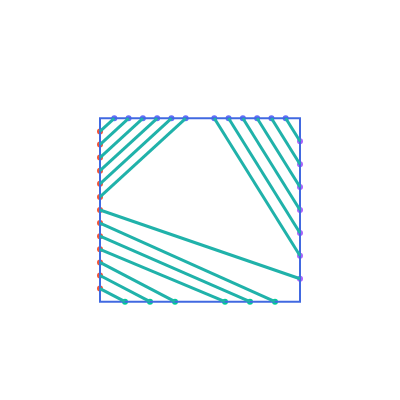
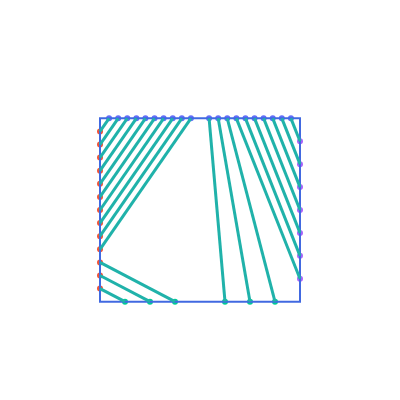
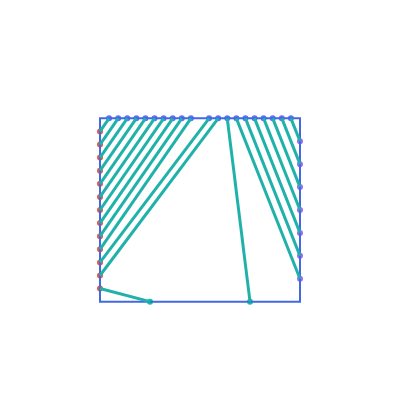

Write notebook code for charts like these, in order.
### Code cell
r = ri(1,10)
t = r + ri(10)
sqrs = [Square([t,t,t-r,r]), Square([t+r+1,t,t-r,r]), Square([t+r+1,t,1,r])]
print([cc(sqr) for sqr in sqrs])
for sqr in sqrs:
    sqr.graphic().show()

### Figure 1 — Plotly figure (JSON) as saved in the notebook; plotly's stock layout.template omitted (floating-point values rounded to 4 significant figures)
{"data": [{"mode": "markers", "type": "scatter", "x": [-8.571, -7.143, -5.714, -4.286, -2.857, -1.429, 1.429, 2.857, 4.286, 5.714, 7.143, 8.571], "y": [10, 10, 10, 10, 10, 10, 10, 10, 10, 10, 10, 10]}, {"mode": "markers", "type": "scatter", "x": [-10, -10, -10, -10, -10, -10, -10, -10, -10, -10, -10, -10, -10], "y": [8.571, 7.143, 5.714, 4.286, 2.857, 1.429, 0, -1.429, -2.857, -4.286, -5.714, -7.143, -8.571]}, {"mode": "markers", "type": "scatter", "x": [-7.5, -5, -2.5, 2.5, 5, 7.5], "y": [-10, -10, -10, -10, -10, -10]}, {"mode": "markers", "type": "scatter", "x": [10, 10, 10, 10, 10, 10, 10], "y": [-7.5, -5, -2.5, 0, 2.5, 5, 7.5]}], "layout": {"height": 400, "plot_bgcolor": "white", "shapes": [{"line": {"color": "RoyalBlue"}, "type": "rect", "x0": 10, "x1": -10, "y0": 10, "y1": -10}, {"line": {"color": "LightSeaGreen", "width": 3}, "type": "line", "x0": -8.571, "x1": -10, "y0": 10, "y1": 8.571}, {"line": {"color": "LightSeaGreen", "width": 3}, "type": "line", "x0": -7.143, "x1": -10, "y0": 10, "y1": 7.143}, {"line": {"color": "LightSeaGreen", "width": 3}, "type": "line", "x0": -5.714, "x1": -10, "y0": 10, "y1": 5.714}, {"line": {"color": "LightSeaGreen", "width": 3}, "type": "line", "x0": -4.286, "x1": -10, "y0": 10, "y1": 4.286}, {"line": {"color": "LightSeaGreen", "width": 3}, "type": "line", "x0": -2.857, "x1": -10, "y0": 10, "y1": 2.857}, {"line": {"color": "LightSeaGreen", "width": 3}, "type": "line", "x0": -1.429, "x1": -10, "y0": 10, "y1": 1.429}, {"line": {"color": "LightSeaGreen", "width": 3}, "type": "line", "x0": -10, "x1": -7.5, "y0": -8.571, "y1": -10}, {"line": {"color": "LightSeaGreen", "width": 3}, "type": "line", "x0": -10, "x1": -5, "y0": -7.143, "y1": -10}, {"line": {"color": "LightSeaGreen", "width": 3}, "type": "line", "x0": -10, "x1": -2.5, "y0": -5.714, "y1": -10}, {"line": {"color": "LightSeaGreen", "width": 3}, "type": "line", "x0": -10, "x1": 2.5, "y0": -4.286, "y1": -10}, {"line": {"color": "LightSeaGreen", "width": 3}, "type": "line", "x0": -10, "x1": 5, "y0": -2.857, "y1": -10}, {"line": {"color": "LightSeaGreen", "width": 3}, "type": "line", "x0": -10, "x1": 7.5, "y0": -1.429, "y1": -10}, {"line": {"color": "LightSeaGreen", "width": 3}, "type": "line", "x0": -10, "x1": 10, "y0": 0, "y1": -7.5}, {"line": {"color": "LightSeaGreen", "width": 3}, "type": "line", "x0": 1.429, "x1": 10, "y0": 10, "y1": -5}, {"line": {"color": "LightSeaGreen", "width": 3}, "type": "line", "x0": 2.857, "x1": 10, "y0": 10, "y1": -2.5}, {"line": {"color": "LightSeaGreen", "width": 3}, "type": "line", "x0": 4.286, "x1": 10, "y0": 10, "y1": 0}, {"line": {"color": "LightSeaGreen", "width": 3}, "type": "line", "x0": 5.714, "x1": 10, "y0": 10, "y1": 2.5}, {"line": {"color": "LightSeaGreen", "width": 3}, "type": "line", "x0": 7.143, "x1": 10, "y0": 10, "y1": 5}, {"line": {"color": "LightSeaGreen", "width": 3}, "type": "line", "x0": 8.571, "x1": 10, "y0": 10, "y1": 7.5}], "showlegend": false, "width": 400, "xaxis": {"range": [-12, 12], "showgrid": false, "showticklabels": false, "type": "linear", "zeroline": false}, "yaxis": {"range": [-12, 12], "showgrid": false, "showticklabels": false, "type": "linear", "zeroline": false}}}

### Figure 2 — Plotly figure (JSON) as saved in the notebook; plotly's stock layout.template omitted (floating-point values rounded to 4 significant figures)
{"data": [{"mode": "markers", "type": "scatter", "x": [-9.091, -8.182, -7.273, -6.364, -5.455, -4.545, -3.636, -2.727, -1.818, -0.9091, 0.9091, 1.818, 2.727, 3.636, 4.545, 5.455, 6.364, 7.273, 8.182, 9.091], "y": [10, 10, 10, 10, 10, 10, 10, 10, 10, 10, 10, 10, 10, 10, 10, 10, 10, 10, 10, 10]}, {"mode": "markers", "type": "scatter", "x": [-10, -10, -10, -10, -10, -10, -10, -10, -10, -10, -10, -10, -10], "y": [8.571, 7.143, 5.714, 4.286, 2.857, 1.429, 0, -1.429, -2.857, -4.286, -5.714, -7.143, -8.571]}, {"mode": "markers", "type": "scatter", "x": [-7.5, -5, -2.5, 2.5, 5, 7.5], "y": [-10, -10, -10, -10, -10, -10]}, {"mode": "markers", "type": "scatter", "x": [10, 10, 10, 10, 10, 10, 10], "y": [-7.5, -5, -2.5, 0, 2.5, 5, 7.5]}], "layout": {"height": 400, "plot_bgcolor": "white", "shapes": [{"line": {"color": "RoyalBlue"}, "type": "rect", "x0": 10, "x1": -10, "y0": 10, "y1": -10}, {"line": {"color": "LightSeaGreen", "width": 3}, "type": "line", "x0": -9.091, "x1": -10, "y0": 10, "y1": 8.571}, {"line": {"color": "LightSeaGreen", "width": 3}, "type": "line", "x0": -8.182, "x1": -10, "y0": 10, "y1": 7.143}, {"line": {"color": "LightSeaGreen", "width": 3}, "type": "line", "x0": -7.273, "x1": -10, "y0": 10, "y1": 5.714}, {"line": {"color": "LightSeaGreen", "width": 3}, "type": "line", "x0": -6.364, "x1": -10, "y0": 10, "y1": 4.286}, {"line": {"color": "LightSeaGreen", "width": 3}, "type": "line", "x0": -5.455, "x1": -10, "y0": 10, "y1": 2.857}, {"line": {"color": "LightSeaGreen", "width": 3}, "type": "line", "x0": -4.545, "x1": -10, "y0": 10, "y1": 1.429}, {"line": {"color": "LightSeaGreen", "width": 3}, "type": "line", "x0": -3.636, "x1": -10, "y0": 10, "y1": 0}, {"line": {"color": "LightSeaGreen", "width": 3}, "type": "line", "x0": -2.727, "x1": -10, "y0": 10, "y1": -1.429}, {"line": {"color": "LightSeaGreen", "width": 3}, "type": "line", "x0": -1.818, "x1": -10, "y0": 10, "y1": -2.857}, {"line": {"color": "LightSeaGreen", "width": 3}, "type": "line", "x0": -0.9091, "x1": -10, "y0": 10, "y1": -4.286}, {"line": {"color": "LightSeaGreen", "width": 3}, "type": "line", "x0": -10, "x1": -7.5, "y0": -8.571, "y1": -10}, {"line": {"color": "LightSeaGreen", "width": 3}, "type": "line", "x0": -10, "x1": -5, "y0": -7.143, "y1": -10}, {"line": {"color": "LightSeaGreen", "width": 3}, "type": "line", "x0": -10, "x1": -2.5, "y0": -5.714, "y1": -10}, {"line": {"color": "LightSeaGreen", "width": 3}, "type": "line", "x0": 0.9091, "x1": 2.5, "y0": 10, "y1": -10}, {"line": {"color": "LightSeaGreen", "width": 3}, "type": "line", "x0": 1.818, "x1": 5, "y0": 10, "y1": -10}, {"line": {"color": "LightSeaGreen", "width": 3}, "type": "line", "x0": 2.727, "x1": 7.5, "y0": 10, "y1": -10}, {"line": {"color": "LightSeaGreen", "width": 3}, "type": "line", "x0": 3.636, "x1": 10, "y0": 10, "y1": -7.5}, {"line": {"color": "LightSeaGreen", "width": 3}, "type": "line", "x0": 4.545, "x1": 10, "y0": 10, "y1": -5}, {"line": {"color": "LightSeaGreen", "width": 3}, "type": "line", "x0": 5.455, "x1": 10, "y0": 10, "y1": -2.5}, {"line": {"color": "LightSeaGreen", "width": 3}, "type": "line", "x0": 6.364, "x1": 10, "y0": 10, "y1": 0}, {"line": {"color": "LightSeaGreen", "width": 3}, "type": "line", "x0": 7.273, "x1": 10, "y0": 10, "y1": 2.5}, {"line": {"color": "LightSeaGreen", "width": 3}, "type": "line", "x0": 8.182, "x1": 10, "y0": 10, "y1": 5}, {"line": {"color": "LightSeaGreen", "width": 3}, "type": "line", "x0": 9.091, "x1": 10, "y0": 10, "y1": 7.5}], "showlegend": false, "width": 400, "xaxis": {"range": [-12, 12], "showgrid": false, "showticklabels": false, "type": "linear", "zeroline": false}, "yaxis": {"range": [-12, 12], "showgrid": false, "showticklabels": false, "type": "linear", "zeroline": false}}}

### Figure 3 — Plotly figure (JSON) as saved in the notebook; plotly's stock layout.template omitted (floating-point values rounded to 4 significant figures)
{"data": [{"mode": "markers", "type": "scatter", "x": [-9.091, -8.182, -7.273, -6.364, -5.455, -4.545, -3.636, -2.727, -1.818, -0.9091, 0.9091, 1.818, 2.727, 3.636, 4.545, 5.455, 6.364, 7.273, 8.182, 9.091], "y": [10, 10, 10, 10, 10, 10, 10, 10, 10, 10, 10, 10, 10, 10, 10, 10, 10, 10, 10, 10]}, {"mode": "markers", "type": "scatter", "x": [-10, -10, -10, -10, -10, -10, -10, -10, -10, -10, -10, -10, -10], "y": [8.571, 7.143, 5.714, 4.286, 2.857, 1.429, 0, -1.429, -2.857, -4.286, -5.714, -7.143, -8.571]}, {"mode": "markers", "type": "scatter", "x": [-5, 5], "y": [-10, -10]}, {"mode": "markers", "type": "scatter", "x": [10, 10, 10, 10, 10, 10, 10], "y": [-7.5, -5, -2.5, 0, 2.5, 5, 7.5]}], "layout": {"height": 400, "plot_bgcolor": "white", "shapes": [{"line": {"color": "RoyalBlue"}, "type": "rect", "x0": 10, "x1": -10, "y0": 10, "y1": -10}, {"line": {"color": "LightSeaGreen", "width": 3}, "type": "line", "x0": -9.091, "x1": -10, "y0": 10, "y1": 8.571}, {"line": {"color": "LightSeaGreen", "width": 3}, "type": "line", "x0": -8.182, "x1": -10, "y0": 10, "y1": 7.143}, {"line": {"color": "LightSeaGreen", "width": 3}, "type": "line", "x0": -7.273, "x1": -10, "y0": 10, "y1": 5.714}, {"line": {"color": "LightSeaGreen", "width": 3}, "type": "line", "x0": -6.364, "x1": -10, "y0": 10, "y1": 4.286}, {"line": {"color": "LightSeaGreen", "width": 3}, "type": "line", "x0": -5.455, "x1": -10, "y0": 10, "y1": 2.857}, {"line": {"color": "LightSeaGreen", "width": 3}, "type": "line", "x0": -4.545, "x1": -10, "y0": 10, "y1": 1.429}, {"line": {"color": "LightSeaGreen", "width": 3}, "type": "line", "x0": -3.636, "x1": -10, "y0": 10, "y1": 0}, {"line": {"color": "LightSeaGreen", "width": 3}, "type": "line", "x0": -2.727, "x1": -10, "y0": 10, "y1": -1.429}, {"line": {"color": "LightSeaGreen", "width": 3}, "type": "line", "x0": -1.818, "x1": -10, "y0": 10, "y1": -2.857}, {"line": {"color": "LightSeaGreen", "width": 3}, "type": "line", "x0": -0.9091, "x1": -10, "y0": 10, "y1": -4.286}, {"line": {"color": "LightSeaGreen", "width": 3}, "type": "line", "x0": 0.9091, "x1": -10, "y0": 10, "y1": -5.714}, {"line": {"color": "LightSeaGreen", "width": 3}, "type": "line", "x0": 1.818, "x1": -10, "y0": 10, "y1": -7.143}, {"line": {"color": "LightSeaGreen", "width": 3}, "type": "line", "x0": -10, "x1": -5, "y0": -8.571, "y1": -10}, {"line": {"color": "LightSeaGreen", "width": 3}, "type": "line", "x0": 2.727, "x1": 5, "y0": 10, "y1": -10}, {"line": {"color": "LightSeaGreen", "width": 3}, "type": "line", "x0": 3.636, "x1": 10, "y0": 10, "y1": -7.5}, {"line": {"color": "LightSeaGreen", "width": 3}, "type": "line", "x0": 4.545, "x1": 10, "y0": 10, "y1": -5}, {"line": {"color": "LightSeaGreen", "width": 3}, "type": "line", "x0": 5.455, "x1": 10, "y0": 10, "y1": -2.5}, {"line": {"color": "LightSeaGreen", "width": 3}, "type": "line", "x0": 6.364, "x1": 10, "y0": 10, "y1": 0}, {"line": {"color": "LightSeaGreen", "width": 3}, "type": "line", "x0": 7.273, "x1": 10, "y0": 10, "y1": 2.5}, {"line": {"color": "LightSeaGreen", "width": 3}, "type": "line", "x0": 8.182, "x1": 10, "y0": 10, "y1": 5}, {"line": {"color": "LightSeaGreen", "width": 3}, "type": "line", "x0": 9.091, "x1": 10, "y0": 10, "y1": 7.5}], "showlegend": false, "width": 400, "xaxis": {"range": [-12, 12], "showgrid": false, "showticklabels": false, "type": "linear", "zeroline": false}, "yaxis": {"range": [-12, 12], "showgrid": false, "showticklabels": false, "type": "linear", "zeroline": false}}}
